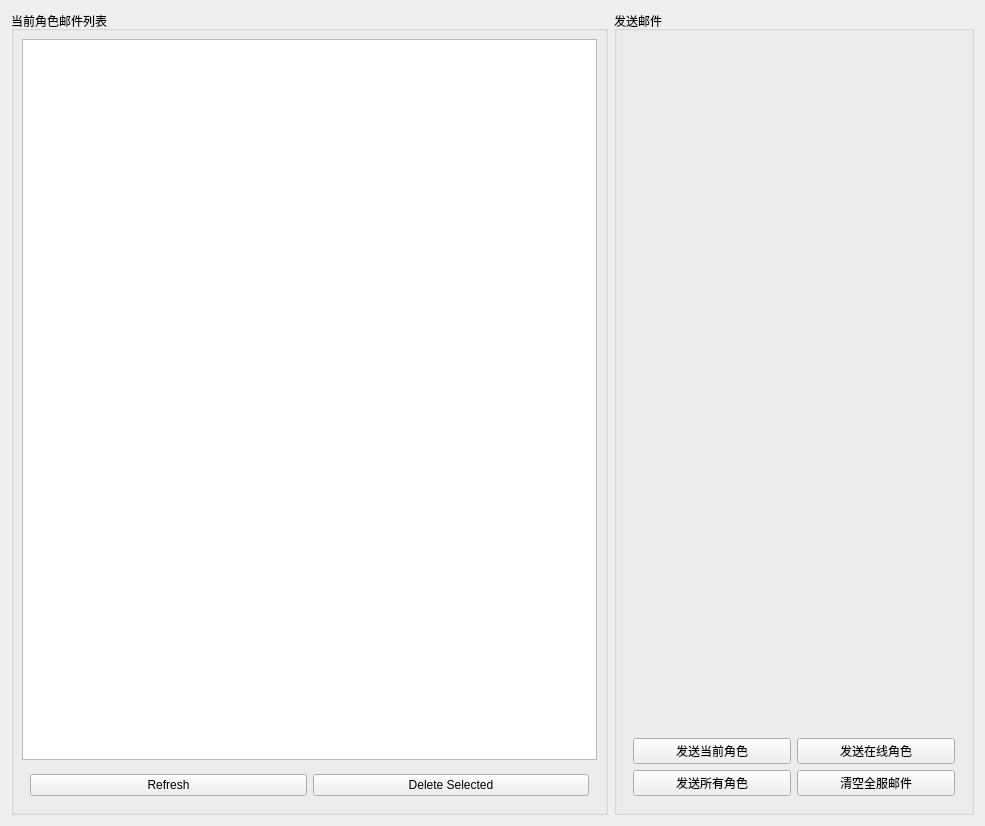
<?xml version="1.0" encoding="UTF-8"?>
<ui version="4.0">
 <class>mail</class>
 <widget class="QWidget" name="mail">
  <property name="geometry">
   <rect>
    <x>0</x>
    <y>0</y>
    <width>985</width>
    <height>826</height>
   </rect>
  </property>
  <property name="windowTitle">
   <string>Form</string>
  </property>
  <layout class="QHBoxLayout" name="horizontalLayout">
   <item>
    <widget class="QGroupBox" name="mail_list_groupbox">
     <property name="title">
      <string>当前角色邮件列表</string>
     </property>
     <layout class="QVBoxLayout" name="verticalLayout">
      <property name="leftMargin">
       <number>8</number>
      </property>
      <property name="topMargin">
       <number>8</number>
      </property>
      <property name="rightMargin">
       <number>8</number>
      </property>
      <property name="bottomMargin">
       <number>8</number>
      </property>
      <item>
       <widget class="QTableView" name="mail_table_view">
        <property name="selectionMode">
         <enum>QAbstractItemView::SelectionMode::SingleSelection</enum>
        </property>
        <property name="selectionBehavior">
         <enum>QAbstractItemView::SelectionBehavior::SelectRows</enum>
        </property>
       </widget>
      </item>
      <item>
       <widget class="QWidget" name="action_buttons" native="true">
        <layout class="QHBoxLayout" name="horizontalLayout_2">
         <property name="leftMargin">
          <number>8</number>
         </property>
         <property name="topMargin">
          <number>8</number>
         </property>
         <property name="rightMargin">
          <number>8</number>
         </property>
         <property name="bottomMargin">
          <number>8</number>
         </property>
         <item>
          <widget class="QPushButton" name="refresh_btn">
           <property name="text">
            <string>Refresh</string>
           </property>
          </widget>
         </item>
         <item>
          <widget class="QPushButton" name="del_btn">
           <property name="text">
            <string>Delete Selected</string>
           </property>
          </widget>
         </item>
        </layout>
       </widget>
      </item>
     </layout>
    </widget>
   </item>
   <item>
    <widget class="QGroupBox" name="mail_form">
     <property name="sizePolicy">
      <sizepolicy hsizetype="Fixed" vsizetype="Preferred">
       <horstretch>0</horstretch>
       <verstretch>0</verstretch>
      </sizepolicy>
     </property>
     <property name="minimumSize">
      <size>
       <width>360</width>
       <height>0</height>
      </size>
     </property>
     <property name="maximumSize">
      <size>
       <width>360</width>
       <height>16777215</height>
      </size>
     </property>
     <property name="baseSize">
      <size>
       <width>360</width>
       <height>0</height>
      </size>
     </property>
     <property name="title">
      <string>发送邮件</string>
     </property>
     <layout class="QVBoxLayout" name="verticalLayout_2">
      <property name="leftMargin">
       <number>8</number>
      </property>
      <property name="topMargin">
       <number>8</number>
      </property>
      <property name="rightMargin">
       <number>8</number>
      </property>
      <property name="bottomMargin">
       <number>8</number>
      </property>
      <item>
       <widget class="QStackedWidget" name="stackedWidget">
        <property name="currentIndex">
         <number>-1</number>
        </property>
       </widget>
      </item>
      <item>
       <widget class="QWidget" name="button_group" native="true">
        <layout class="QGridLayout" name="gridLayout">
         <property name="leftMargin">
          <number>8</number>
         </property>
         <property name="topMargin">
          <number>8</number>
         </property>
         <property name="rightMargin">
          <number>8</number>
         </property>
         <property name="bottomMargin">
          <number>8</number>
         </property>
         <item row="0" column="0">
          <widget class="QPushButton" name="send_to_current_character_btn">
           <property name="text">
            <string>发送当前角色</string>
           </property>
           <property name="autoDefault">
            <bool>false</bool>
           </property>
          </widget>
         </item>
         <item row="0" column="1">
          <widget class="QPushButton" name="send_to_online_character_btn">
           <property name="text">
            <string>发送在线角色</string>
           </property>
          </widget>
         </item>
         <item row="1" column="0">
          <widget class="QPushButton" name="send_to_all_character_btn">
           <property name="text">
            <string>发送所有角色</string>
           </property>
          </widget>
         </item>
         <item row="1" column="1">
          <widget class="QPushButton" name="delete_all_mail_btn">
           <property name="text">
            <string>清空全服邮件</string>
           </property>
          </widget>
         </item>
        </layout>
       </widget>
      </item>
     </layout>
    </widget>
   </item>
  </layout>
 </widget>
 <resources/>
 <connections/>
</ui>
